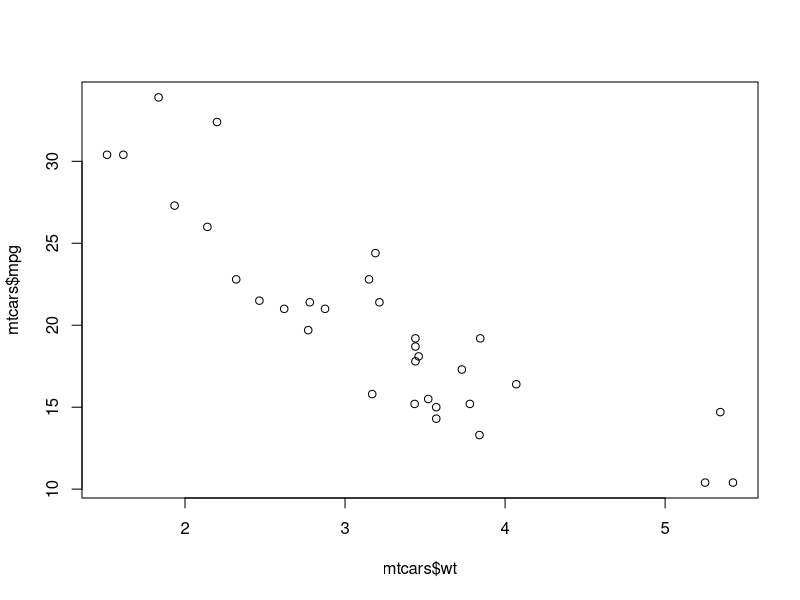
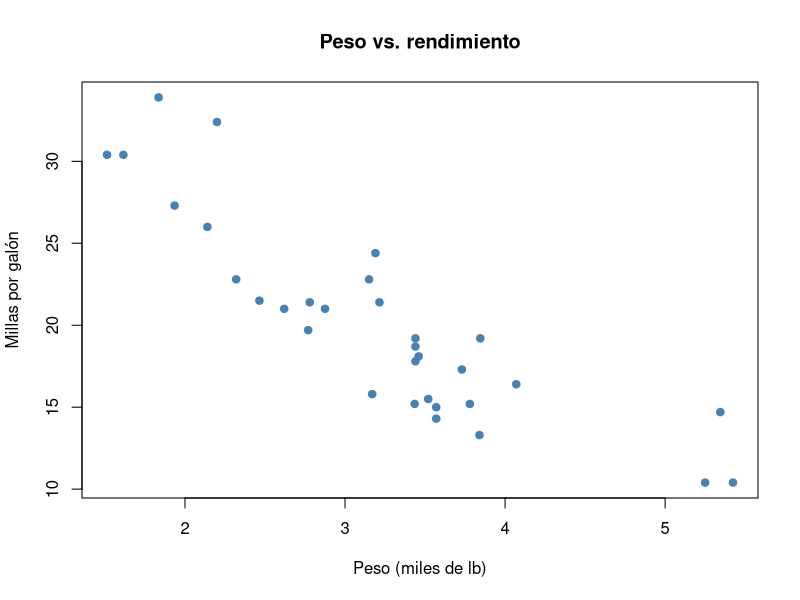
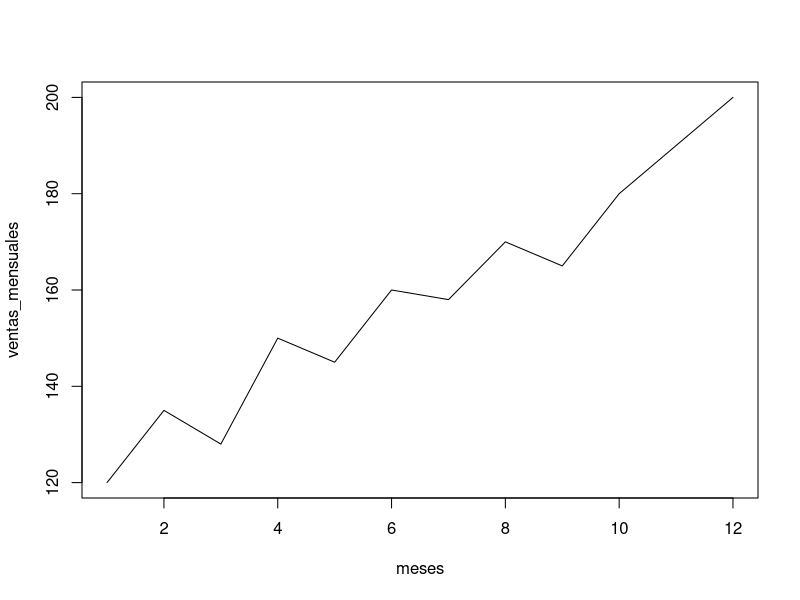
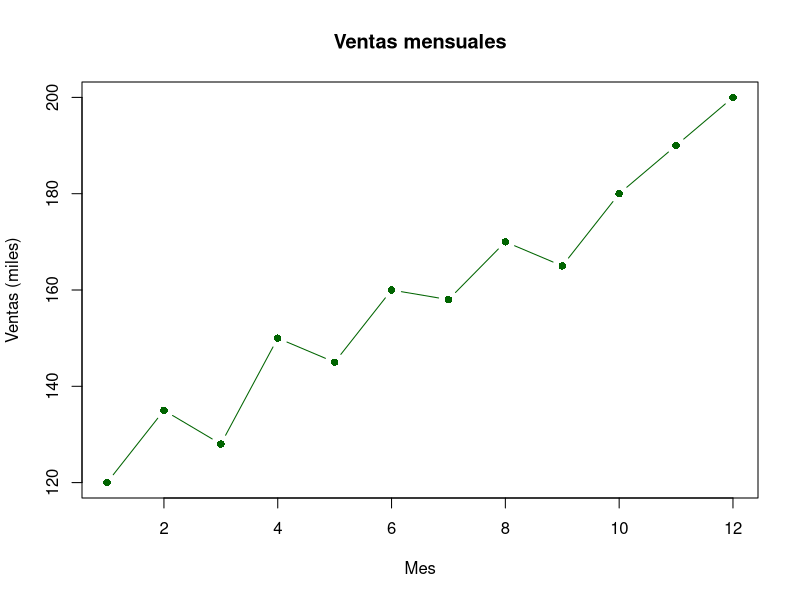
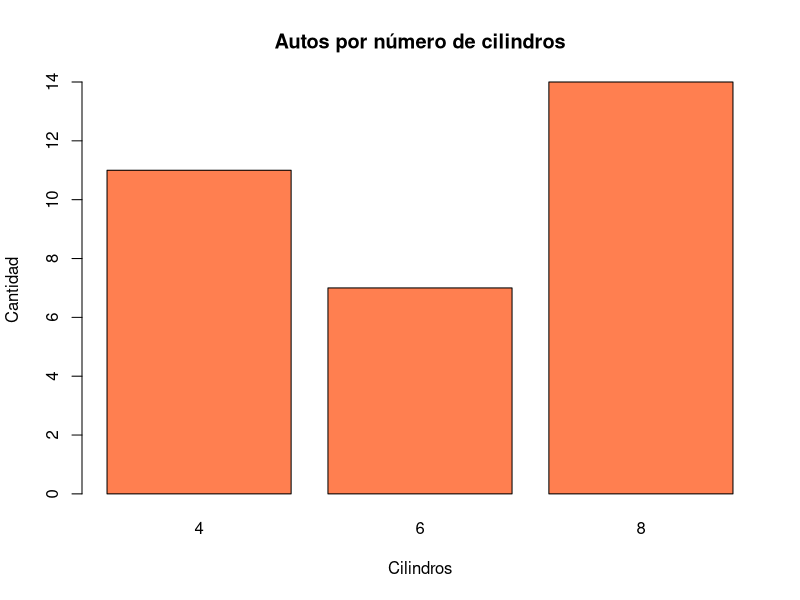
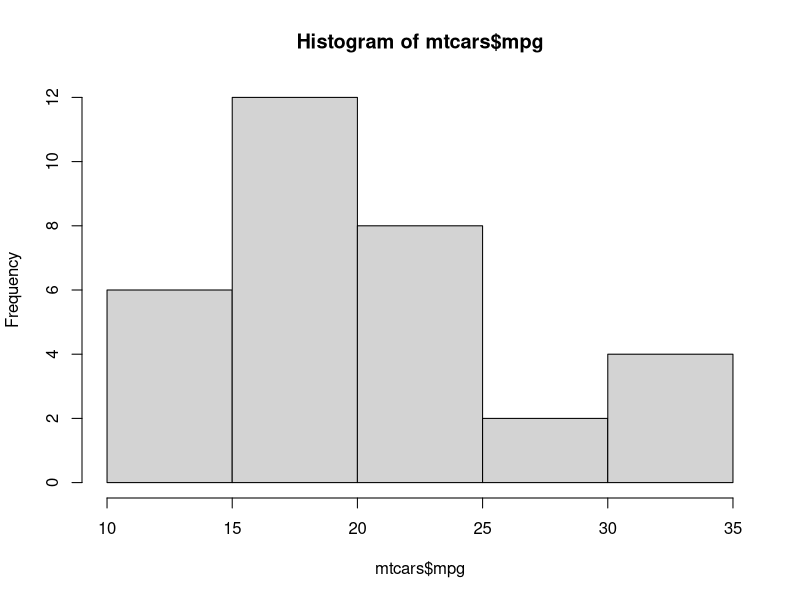
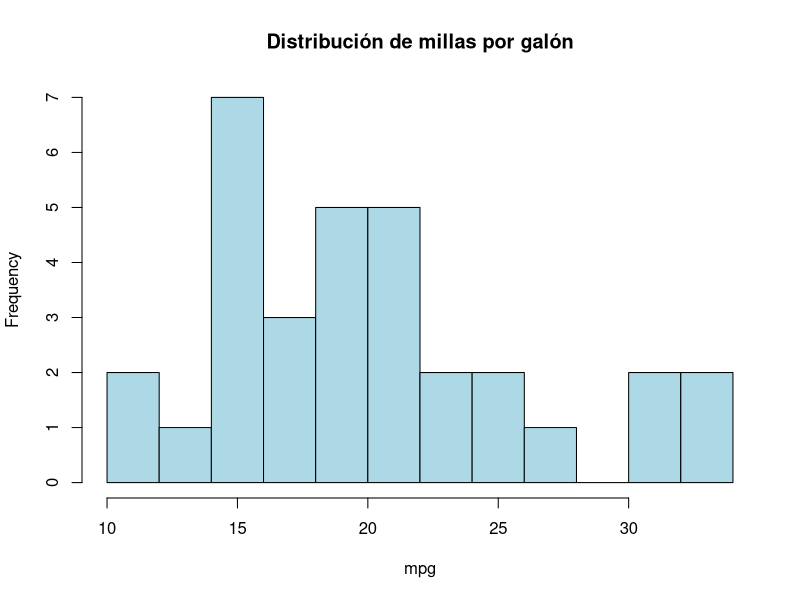
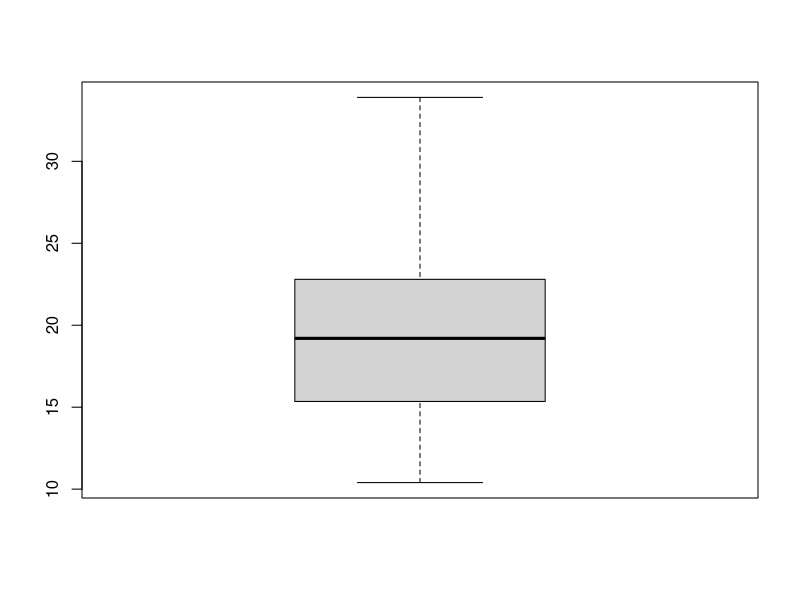

Here is the R script that generated these plots, in order:
## ---- chunk 1
plot(mtcars$wt, mtcars$mpg)
## ---- chunk 2
plot(mtcars$wt, mtcars$mpg,
  main = "Peso vs. rendimiento",
  xlab = "Peso (miles de lb)", ylab = "Millas por galón",
  pch = 19, col = "steelblue"
)
## ---- chunk 3
ventas_mensuales <- c(120, 135, 128, 150, 145, 160, 158, 170, 165, 180, 190, 200)
meses <- 1:12

plot(meses, ventas_mensuales, type = "l")

plot(meses, ventas_mensuales,
  type = "b", col = "darkgreen", pch = 16,
  main = "Ventas mensuales", xlab = "Mes", ylab = "Ventas (miles)"
)
## ---- chunk 4
conteo_cyl <- table(mtcars$cyl)
conteo_cyl

barplot(conteo_cyl,
  main = "Autos por número de cilindros",
  xlab = "Cilindros", ylab = "Cantidad", col = "coral"
)
## ---- chunk 5
hist(mtcars$mpg)

hist(mtcars$mpg,
  breaks = 10, col = "lightblue",
  main = "Distribución de millas por galón", xlab = "mpg"
)
## ---- chunk 6
boxplot(mtcars$mpg)
## ---- chunk 7
boxplot(mpg ~ cyl,
  data = mtcars,
  main = "mpg por número de cilindros",
  xlab = "Cilindros", ylab = "mpg", col = "lightyellow"
)
## ---- chunk 8
par(mfrow = c(1, 2))
hist(mtcars$mpg, col = "lightblue", main = "Histograma")
boxplot(mtcars$mpg, col = "lightyellow", main = "Boxplot")
par(mfrow = c(1, 1))    # regresar a un panel por gráfico
## ---- chunk 9
dias <- 1:30
temperatura <- c(
  18, 19, 17, 20, 22, 21, 19, 18, 20, 23,
  24, 22, 21, 19, 18, 17, 19, 21, 23, 25,
  26, 24, 22, 20, 19, 18, 20, 22, 24, 23
)

plot(dias, temperatura,
  type = "l", col = "firebrick",
  main = "Temperatura diaria", xlab = "Día", ylab = "°C"
)

hist(temperatura, col = "lightblue", main = "Distribución de temperaturas")
## ---- chunk 10
categoria <- ifelse(temperatura < 20, "fría", ifelse(temperatura < 24, "templada", "cálida"))
conteo_categoria <- table(categoria)

barplot(conteo_categoria,
  main = "Días por categoría de temperatura",
  col = c("tomato", "gold", "skyblue")
)

boxplot(temperatura ~ categoria,
  main = "Temperatura por categoría",
  xlab = "Categoría", ylab = "°C", col = "lightgreen"
)
